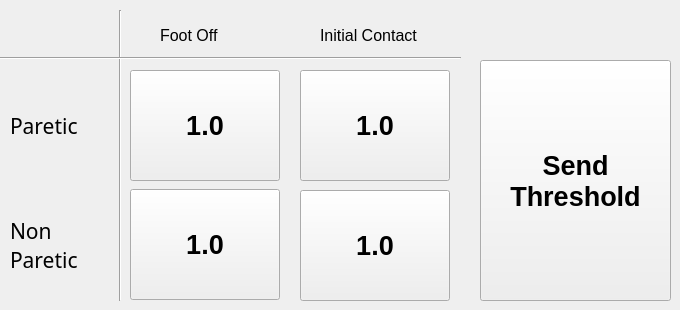
      <widget class="QWidget" name="tab_4">
       <attribute name="title">
        <string>Sole</string>
       </attribute>
       <widget class="QPushButton" name="button_set_threshold">
        <property name="geometry">
         <rect>
          <x>480</x>
          <y>60</y>
          <width>191</width>
          <height>241</height>
         </rect>
        </property>
        <property name="font">
         <font>
          <pointsize>20</pointsize>
          <bold>true</bold>
         </font>
        </property>
        <property name="text">
         <string>Send
Threshold</string>
        </property>
       </widget>
       <widget class="QPushButton" name="button_set_pic">
        <property name="geometry">
         <rect>
          <x>300</x>
          <y>70</y>
          <width>150</width>
          <height>111</height>
         </rect>
        </property>
        <property name="font">
         <font>
          <pointsize>20</pointsize>
          <bold>true</bold>
         </font>
        </property>
        <property name="text">
         <string>1.0</string>
        </property>
       </widget>
       <widget class="QPushButton" name="button_set_nfo">
        <property name="geometry">
         <rect>
          <x>130</x>
          <y>189</y>
          <width>150</width>
          <height>111</height>
         </rect>
        </property>
        <property name="font">
         <font>
          <pointsize>20</pointsize>
          <bold>true</bold>
         </font>
        </property>
        <property name="text">
         <string>1.0</string>
        </property>
       </widget>
       <widget class="QPushButton" name="button_set_pfo">
        <property name="geometry">
         <rect>
          <x>130</x>
          <y>70</y>
          <width>150</width>
          <height>111</height>
         </rect>
        </property>
        <property name="font">
         <font>
          <pointsize>20</pointsize>
          <bold>true</bold>
         </font>
        </property>
        <property name="text">
         <string>1.0</string>
        </property>
       </widget>
       <widget class="QPushButton" name="button_set_nic">
        <property name="geometry">
         <rect>
          <x>300</x>
          <y>190</y>
          <width>150</width>
          <height>111</height>
         </rect>
        </property>
        <property name="font">
         <font>
          <pointsize>20</pointsize>
          <bold>true</bold>
         </font>
        </property>
        <property name="text">
         <string>1.0</string>
        </property>
       </widget>
       <widget class="Line" name="line_3">
        <property name="geometry">
         <rect>
          <x>110</x>
          <y>10</y>
          <width>20</width>
          <height>291</height>
         </rect>
        </property>
        <property name="orientation">
         <enum>Qt::Vertical</enum>
        </property>
       </widget>
       <widget class="QLabel" name="label_10">
        <property name="geometry">
         <rect>
          <x>10</x>
          <y>70</y>
          <width>101</width>
          <height>111</height>
         </rect>
        </property>
        <property name="font">
         <font>
          <family>맑은 고딕</family>
          <pointsize>16</pointsize>
          <bold>false</bold>
         </font>
        </property>
        <property name="styleSheet">
         <string notr="true">QLabel {
qproperty-alignment: AlignCenter;
}</string>
        </property>
        <property name="text">
         <string>Paretic</string>
        </property>
       </widget>
       <widget class="QLabel" name="label_11">
        <property name="geometry">
         <rect>
          <x>320</x>
          <y>10</y>
          <width>111</width>
          <height>51</height>
         </rect>
        </property>
        <property name="font">
         <font>
          <pointsize>12</pointsize>
          <bold>false</bold>
         </font>
        </property>
        <property name="styleSheet">
         <string notr="true">QLabel {
qproperty-alignment: AlignCenter;
}</string>
        </property>
        <property name="text">
         <string>Initial Contact</string>
        </property>
       </widget>
       <widget class="Line" name="line_4">
        <property name="geometry">
         <rect>
          <x>0</x>
          <y>50</y>
          <width>461</width>
          <height>16</height>
         </rect>
        </property>
        <property name="orientation">
         <enum>Qt::Horizontal</enum>
        </property>
       </widget>
       <widget class="QLabel" name="label_13">
        <property name="geometry">
         <rect>
          <x>160</x>
          <y>10</y>
          <width>91</width>
          <height>51</height>
         </rect>
        </property>
        <property name="font">
         <font>
          <pointsize>12</pointsize>
          <bold>false</bold>
         </font>
        </property>
        <property name="styleSheet">
         <string notr="true">QLabel {
qproperty-alignment: AlignCenter;
}</string>
        </property>
        <property name="text">
         <string>Foot Off</string>
        </property>
       </widget>
       <widget class="QLabel" name="label_15">
        <property name="geometry">
         <rect>
          <x>10</x>
          <y>190</y>
          <width>101</width>
          <height>111</height>
         </rect>
        </property>
        <property name="font">
         <font>
          <family>맑은 고딕</family>
          <pointsize>16</pointsize>
          <bold>false</bold>
         </font>
        </property>
        <property name="styleSheet">
         <string notr="true">QLabel {
qproperty-alignment: AlignCenter;
}</string>
        </property>
        <property name="text">
         <string>Non
Paretic</string>
        </property>
       </widget>
      </widget>
